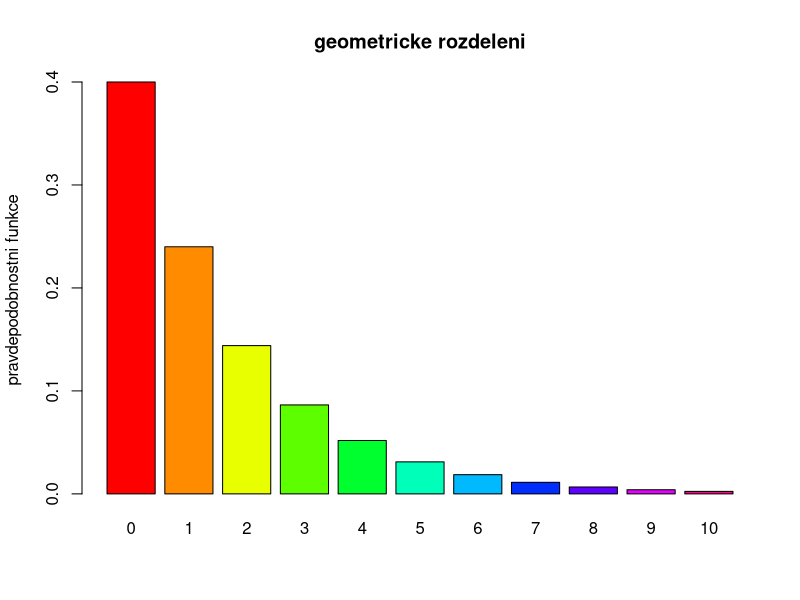
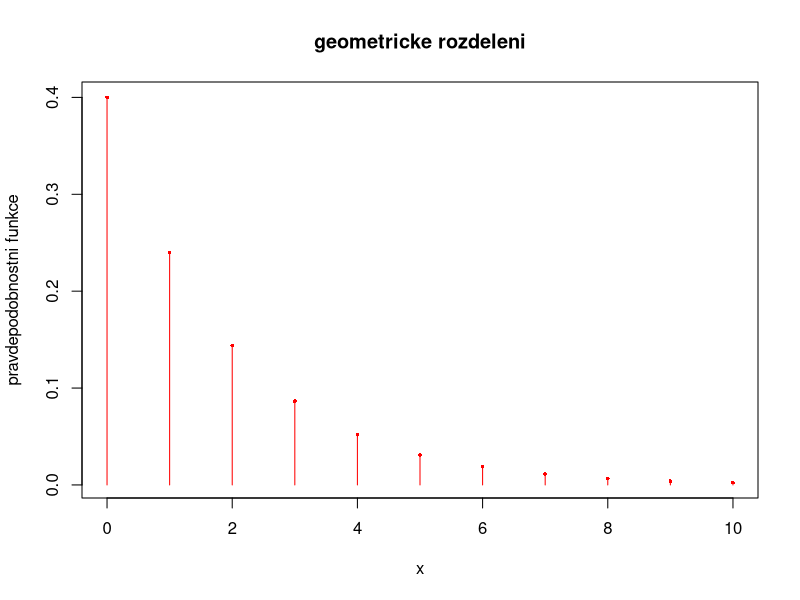
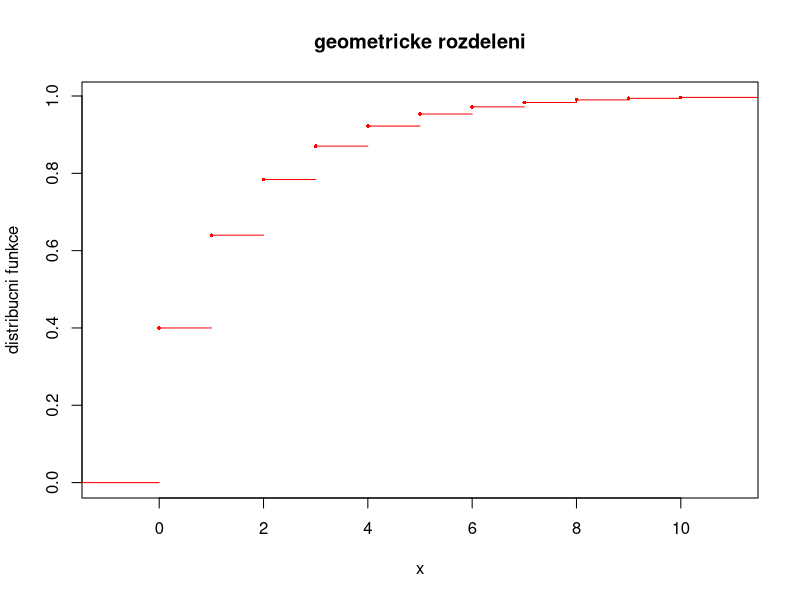

The R script that drew these images, in order:
# Priklad 2

theta <- 0.4
#  mozne hodnoty x jsou vsechna prirozena cisla, 
#	horni mez sekvence hodnot x je tak nutno patricne upravit 
x <- seq (0, 10)
titulek <- "geometricke rozdeleni"

# pravdepodobnostni funkce
pravdepodobnostni <- dgeom (x, prob = theta)

#	sloupcovy graf
barplot (pravdepodobnostni, col = rainbow (length (x)), names.arg = x, ylab = "pravdepodobnostni funkce", main = titulek)

#	klasicky bodovy (korektne matematicky) graf
plot (x, pravdepodobnostni, type = "h", col = "red", ylab = "pravdepodobnostni funkce", main = titulek)
points (x, pravdepodobnostni, pch = 16, cex = 0.5, col = "red")

# distribucni funkce
distribucni <- pgeom (x, prob = theta)
# jedna se o skokovou funkci
dist.fce <- stepfun (x, c (0, distribucni))

# distribucni funkce je vzdy zprava spojita, 
# tzn. leve krajni body vzdy patri k useckam
plot (dist.fce, verticals = FALSE, col = "red", pch = 16, cex = 0.5, ylab = "distribucni funkce", main = titulek)

pgeom (10, prob = theta)

1- pgeom (3, prob = theta)

pgeom (8, prob = theta) - pgeom (4, prob = theta)
